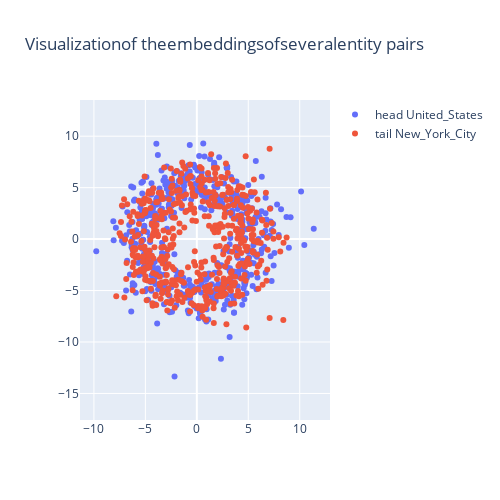

Source (notebook cell):
### Code cell
# エンティティの埋め込みをロード
entity_embedding = np.load(os.path.join(model_path, 'entity_embedding.npy'))

# HeadとTailの座標計算
head = entity_embedding[head_id]
tail = entity_embedding[tail_id]

phase_head, mod_head = np.split(head, 2)
phase_tail, mod_tail = np.split(tail, 2)

mod_head = np.log(np.abs(mod_head)) * np.sign(mod_head)
mod_tail = np.log(np.abs(mod_tail)) * np.sign(mod_tail)

phase_head = phase_head / embedding_range * np.pi
phase_tail = phase_tail / embedding_range * np.pi

x_head, y_head = mod_head * np.cos(phase_head), mod_head * np.sin(phase_head)
x_tail, y_tail = mod_tail * np.cos(phase_tail), mod_tail * np.sin(phase_tail)

fig = go.Figure()

# Head Entityのプロット
fig.add_trace(go.Scatter(x=x_head, y=y_head, mode='markers', name="head "+head_name, text=[f'Head ID: {head_id}'] * len(x_head)))
# Tail Entityのプロット
fig.add_trace(go.Scatter(x=x_tail, y=y_tail, mode='markers', name="tail "+tail_name, text=[f'Tail ID: {tail_id}'] * len(x_tail)))

# レイアウトの設定
fig.update_layout(
    title="Visualizationof theembeddingsofseveralentity pairs",
    xaxis_title=" ",
    yaxis_title=" ",
    showlegend=True,
    width=500,  # 幅
    height=500,  # 高さ
    xaxis=dict(scaleanchor="y", scaleratio=1),  # x軸のアスペクト比を1:1に設定
    yaxis=dict(scaleanchor="x", scaleratio=1),  # y軸のアスペクト比を1:1に設定
)

# プロットの表示
fig.show()

### Figure 1 — Plotly figure (JSON) as saved in the notebook; plotly's stock layout.template omitted (floating-point values rounded to 4 significant figures; data arrays with more than 128 entries replaced by an {"elided": "..."} marker saying what was removed)
{"data": [{"mode": "markers", "name": "head United_States", "text": {"elided": "500 str values"}, "type": "scatter", "x": {"elided": "500 float values"}, "y": {"elided": "500 float values"}}, {"mode": "markers", "name": "tail New_York_City", "text": {"elided": "500 str values"}, "type": "scatter", "x": {"elided": "500 float values"}, "y": {"elided": "500 float values"}}], "layout": {"height": 500, "showlegend": true, "title": {"text": "Visualizationof theembeddingsofseveralentity pairs"}, "width": 500, "xaxis": {"scaleanchor": "y", "scaleratio": 1, "title": {"text": " "}}, "yaxis": {"scaleanchor": "x", "scaleratio": 1, "title": {"text": " "}}}}
